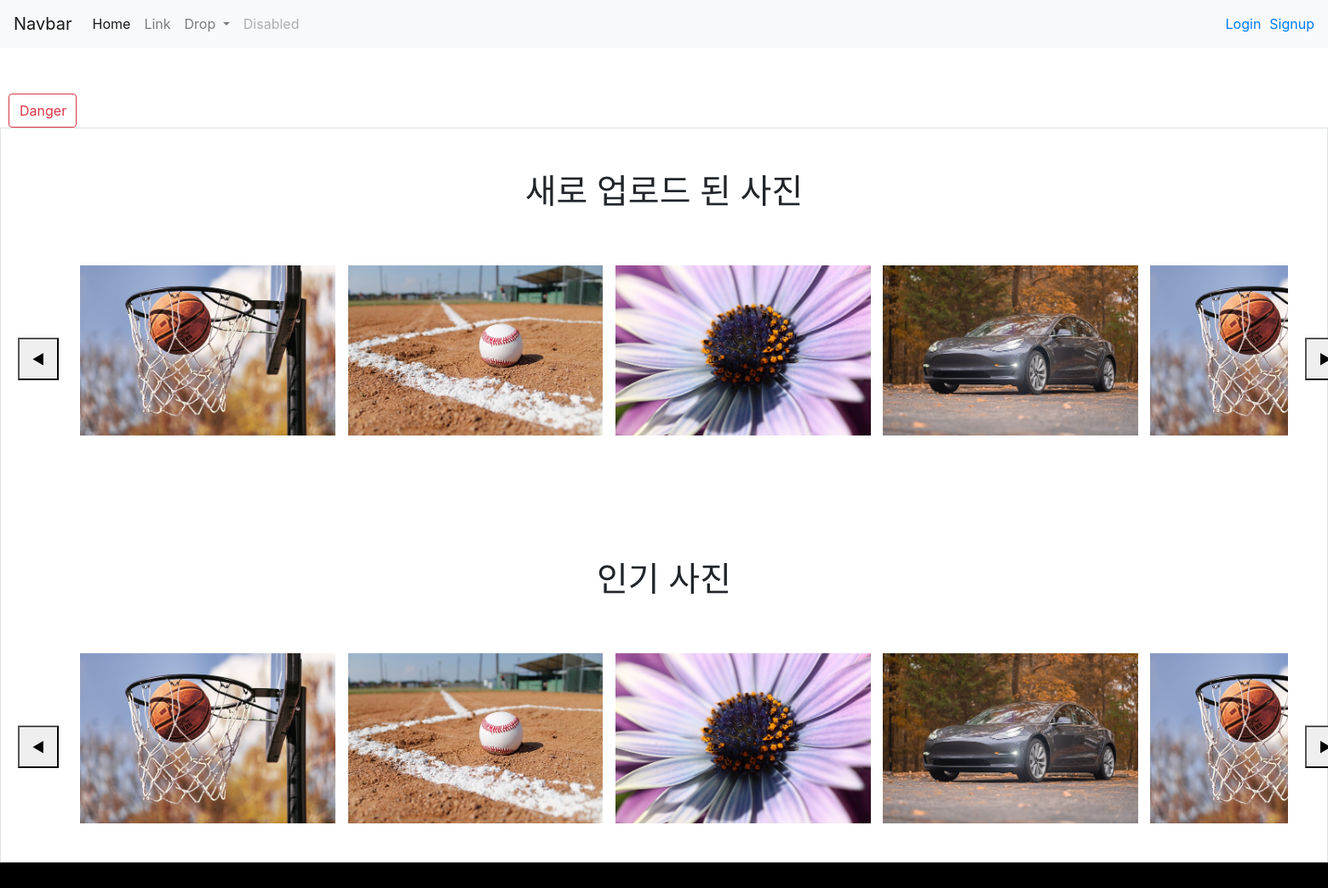
Before: /photos/ with the older database file.
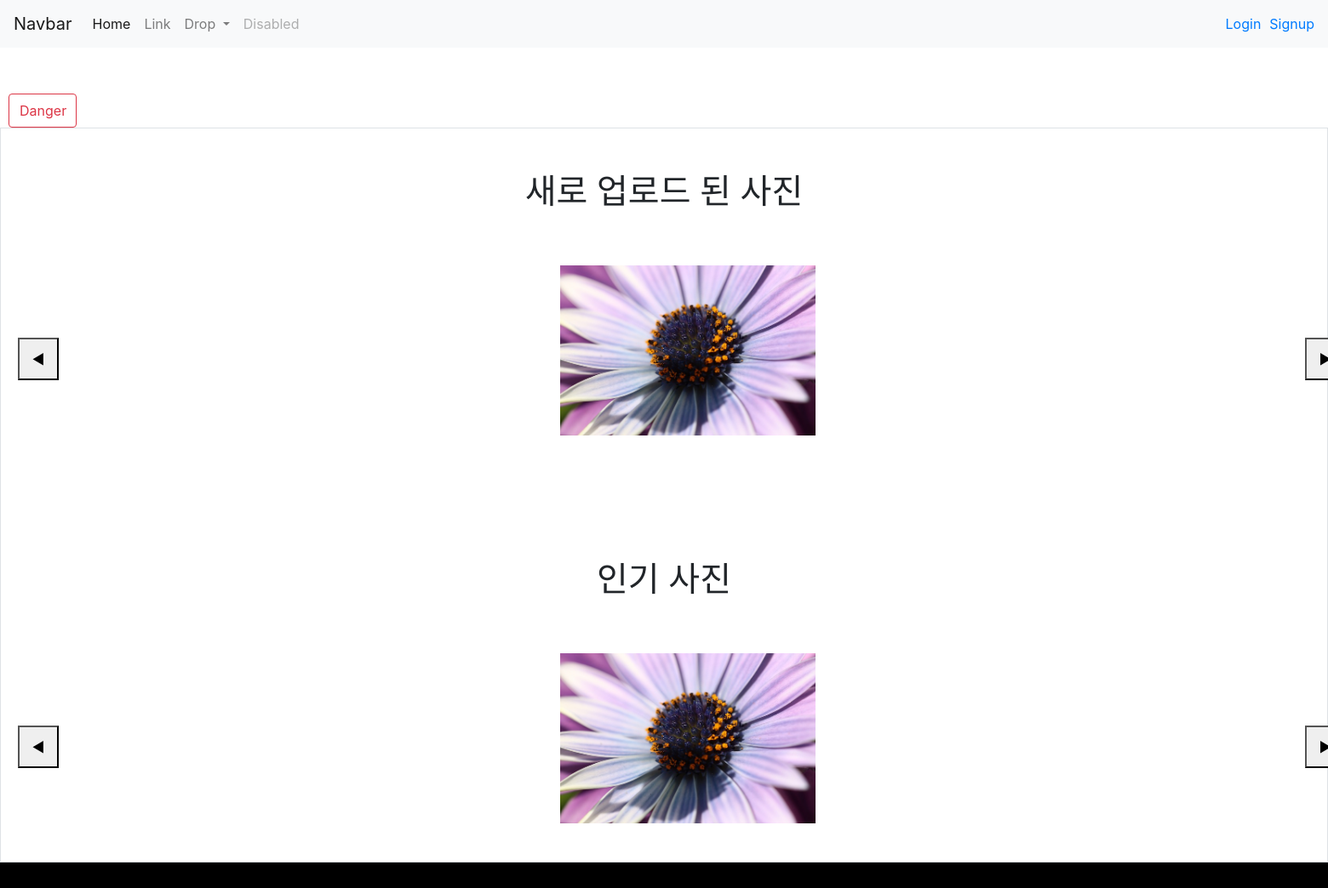
After: the same page with the newer database file.
### photos/models.py (models this page shows, shortened)
class photo(models.Model):
    title = models.TextField(max_length=40, null=True)
    imgfile = models.ImageField(null=True, upload_to="", blank=True)
    content = models.TextField()
    created_at = models.DateTimeField(auto_now_add=True)
    updated_at = models.DateTimeField(auto_now=True)
    views = models.IntegerField(default=0)

### photos/views.py (the view)
# urls.py: path('', views.index,name='index'),
def index(request):
    images = photo.objects.all()
    context = {
            'A': 'A',
            'images' : images
    }
    return render(request, 'photos/index.html', context)

### templates/photos/index.html (shortened to what this page needs)
{% extends 'base.html' %}
{% load static %}
{% block content %}
<div class="button-container" style="margin-top: 70px;">
    <button type="button" class="btn btn-outline-danger" style="cursor:pointer; margin-left: 10px; width:80px; height:40px; " OnClick="location.href='/photos/PhotoUpload'">Danger</button>
</div>
<div class="border">
<h1 style="margin-top:50px;">새로 업로드 된 사진</h1>
<div style="display: flex; width: 1600px; margin: 0 auto; margin-top: 20px;">
    <button onclick="RightNew()" style="height: 50px; width: 50px; margin: 20px; margin-top: 120px;" >◀</button>
    <div id="new-image-display" style="height: 250px; width: 1500px; margin-top: 30px;  overflow: auto;  white-space: nowrap; margin-left: auto; margin-right: auto;" >
        {% for i in images %}
        <a href="{% url 'photos:detail' i.id %}"><img src="{{ i.imgfile.url }}" alt="" style="height: 200px; margin: 5px"></a>
        {% endfor %}
    </div>
    <button onclick="LeftNew()" style="height: 50px; width: 50px; margin: 20px; margin-top: 120px;" >▶</button>
</div>
<h1 style="margin-top:100px;">인기 사진</h1>
<div style="display: flex; width: 1600px; margin: 0 auto; margin-top: 20px;">
    <button onclick="RightHot()" style="height: 50px; width: 50px; margin: 20px; margin-top: 120px;" >◀</button>
    <div id="hot-image-display" style="height: 250px; width: 1500px; margin-top: 30px;  overflow: auto;  white-space: nowrap; margin-left: auto; margin-right: auto;" >
        {% for i in images %}
        <a href="{% url 'photos:detail' i.id %}"><img src="{{ i.imgfile.url }}" alt="" style="height: 200px; margin: 5px"></a>
        {% endfor %}
    </div>
    <button onclick="LeftHot()" style="height: 50px; width: 50px; margin: 20px; margin-top: 120px;" >▶</button>
</div>
</div>
{% endblock %}

Changed rows visible on the page:
removed photo: imgfile (picture)
removed photo: imgfile (picture)
removed photo: imgfile (picture)
removed photo: imgfile (picture)
